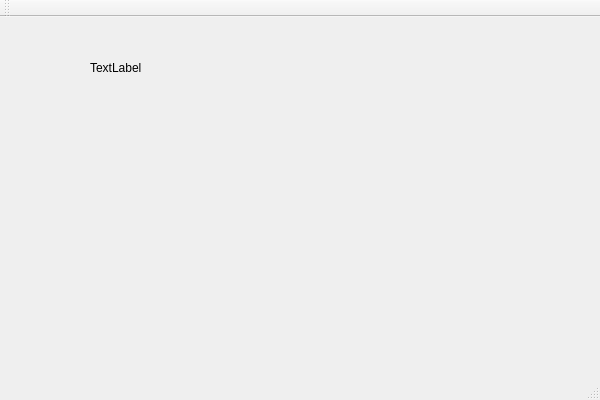
<?xml version="1.0" encoding="utf-8"?>
<ui version="4.0">
 <class>QtDropClass</class>
 <widget class="QMainWindow" name="QtDropClass">
  <property name="geometry">
   <rect>
    <x>0</x>
    <y>0</y>
    <width>600</width>
    <height>400</height>
   </rect>
  </property>
  <property name="windowTitle">
   <string>QtDrop</string>
  </property>
  <widget class="QWidget" name="centralWidget">
   <widget class="QLabel" name="m_label">
    <property name="geometry">
     <rect>
      <x>90</x>
      <y>40</y>
      <width>421</width>
      <height>21</height>
     </rect>
    </property>
    <property name="text">
     <string>TextLabel</string>
    </property>
   </widget>
  </widget>
  <widget class="QMenuBar" name="menuBar">
   <property name="geometry">
    <rect>
     <x>0</x>
     <y>0</y>
     <width>600</width>
     <height>23</height>
    </rect>
   </property>
  </widget>
  <widget class="QToolBar" name="mainToolBar">
   <attribute name="toolBarArea">
    <enum>TopToolBarArea</enum>
   </attribute>
   <attribute name="toolBarBreak">
    <bool>false</bool>
   </attribute>
  </widget>
  <widget class="QStatusBar" name="statusBar"/>
 </widget>
 <layoutdefault spacing="6" margin="11"/>
 <resources>
  <include location="qtdrop.qrc"/>
 </resources>
 <connections/>
</ui>
